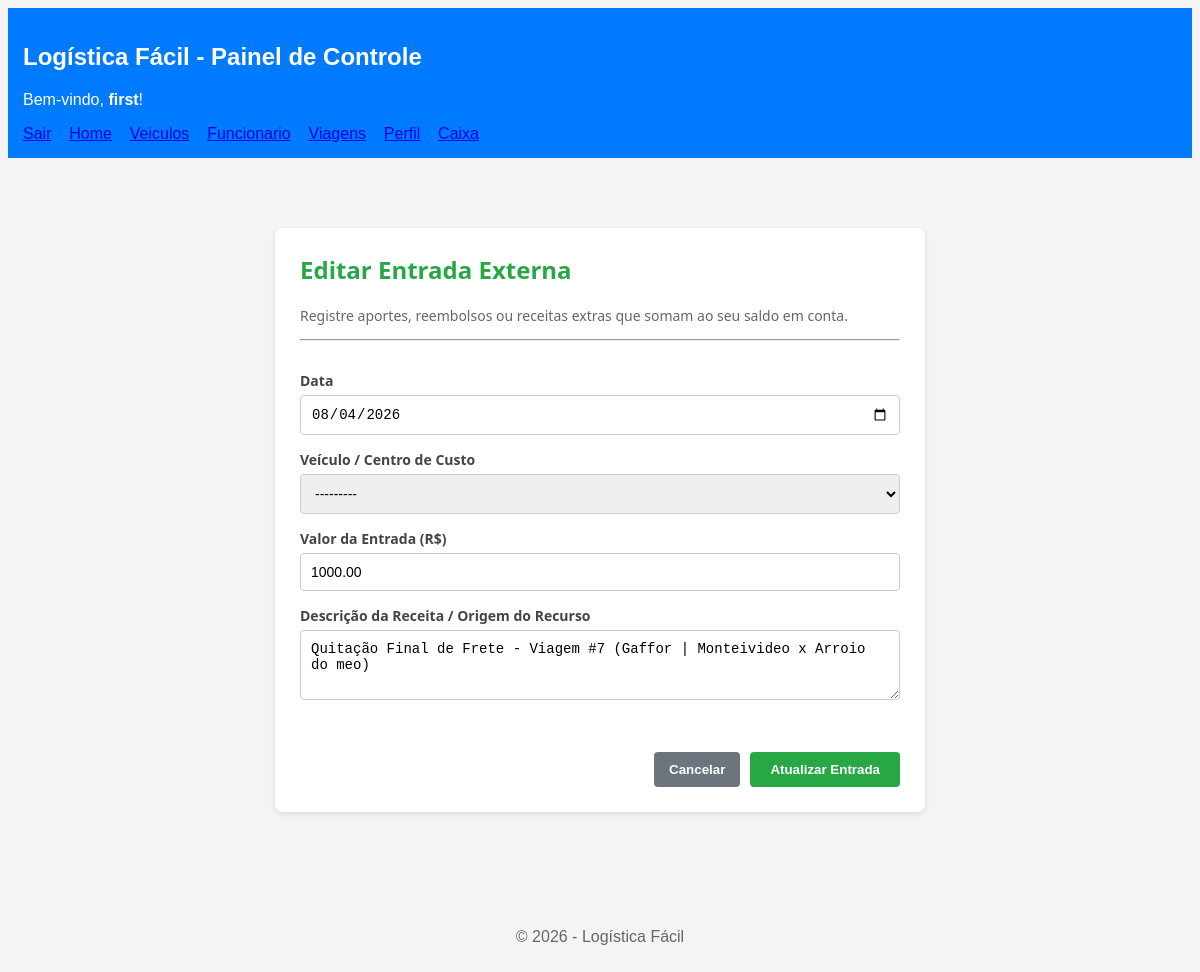
/caixa/editar/4/ (signed in), run on the app's committed database.
### app/models.py (models this page shows, shortened)
class Caixa(models.Model):
    TIPO_CHOICES = [
        ('despesa', 'Despesa / Gasto (-)'),
        ('adiantamento', 'Recebimento - Adiantamento (+)'),
        ('quitacao', 'Recebimento - Quitação (+)'),
        ('receita_extra', 'Entrada Externa / Receita (+)'),
    ]
    usuario = models.ForeignKey(User, on_delete=models.CASCADE, verbose_name="Usuário", db_index=True)
    data = models.DateField(verbose_name="Data", db_index=True)
    valor_entrada = models.DecimalField(max_digits=10, decimal_places=2, default=0.00, verbose_name="Valor Entrada (+)")
    valor_saida = models.DecimalField(max_digits=10, decimal_places=2, default=0.00, verbose_name="Valor Saída (-)")
    tipo = models.CharField(max_length=20, choices=TIPO_CHOICES, verbose_name="Tipo de Lançamento")
    centro_de_custo = models.CharField(max_length=100, verbose_name="Centro de Custo / Veículo")
    viagem = models.ForeignKey('Viagem', on_delete=models.CASCADE, blank=True, null=True, verbose_name="Viagem Origem")
    descricao = models.TextField(verbose_name="Descrição")
    class Meta:
        db_table = 'caixa'
        verbose_name = "Fluxo de Caixa"
        verbose_name_plural = "Fluxos de Caixa"

### app/views.py (the view)
# urls.py: path('caixa/editar/<int:pk>/', views.edit_caixa, name='edit_caixa'),
@login_required
def edit_caixa(request, pk):
    caixa = get_object_or_404(Caixa, id=pk, usuario=request.user)
    if caixa.tipo == 'despesa':
        if request.method == 'POST':
            form = DespesaCaixaForm(request.POST, instance=caixa, user=request.user)
            if form.is_valid():
                form.save()
                messages.success(request, "Despesa atualizada com sucesso!")
                return redirect('lista_caixa')
        else:
            form = DespesaCaixaForm(instance=caixa, user=request.user)
        return render(request, 'enterprise/caixa/despesa_caixa.html', {'form': form, 'editando': True})
    else:
        if request.method == 'POST':
            form = EntradaCaixaForm(request.POST, instance=caixa, user=request.user)
            if form.is_valid():
                form.save()
                messages.success(request, "Entrada financeira atualizada com sucesso!")
                return redirect('lista_caixa')
        else:
            form = EntradaCaixaForm(instance=caixa, user=request.user)
        return render(request, 'enterprise/caixa/entrada_caixa.html', {'form': form, 'editando': True})

### app/views.py
class EntradaCaixaForm(forms.ModelForm):
    centro_de_custo = forms.ModelChoiceField(
        queryset=Veiculo.objects.none(),
        label="Veículo / Centro de Custo",
        widget=forms.Select(attrs={'class': 'form-control'})
    )
    class Meta:
        model = Caixa
        fields = ['data', 'centro_de_custo', 'valor_entrada', 'descricao']
        labels = {
            'valor_entrada': 'Valor da Entrada (R$)',
            'descricao': 'Descrição da Receita / Origem do Recurso',
        }
        widgets = {
            'data': forms.DateInput(attrs={'type': 'date'}, format='%Y-%m-%d'),
            'valor_entrada': forms.NumberInput(attrs={'step': '0.01', 'placeholder': '0.00'}),
            'descricao': forms.Textarea(attrs={'rows': 3, 'placeholder': 'Ex: Aporte financeiro, Reembolso, Venda de Peça...'}),
        }
    def __init__(self, *args, **kwargs):
        user = kwargs.pop('user', None)
        super().__init__(*args, **kwargs)
        if user:
            self.fields['centro_de_custo'].queryset = Veiculo.objects.filter(usuario=user)
        if self.instance and self.instance.data:
            self.initial['data'] = self.instance.data.strftime('%Y-%m-%d')

### app/models.py (called while the page is built)
    def __str__(self):
        return f"{self.nome_fantasia} ({self.placa})"

### app/templates/enterprise/caixa/entrada_caixa.html (shortened to what this page needs)
{% extends 'base.html' %}
{% block content %}
<div class="container-formulario">
    <h2 class="titulo-pagina" style="color: #28a745;">
        {% if editando %}Editar Entrada Externa{% else %}+ Adicionar Entrada Externa{% endif %}
    </h2>
    <p class="subtitulo-pagina">Registre aportes, reembolsos ou receitas extras que somam ao seu saldo em conta.</p>
    <hr><br>
    <form method="POST" class="formulario-padrao">
        {% for field in form %}
            <div class="grupo-campo">
                <label class="rotulo-campo">{{ field.label }}</label>
                {{ field }}
            </div>
        {% endfor %}
        <br>
        <div class="container-botoes-form">
            <a href="{% url 'lista_caixa' %}" style="text-decoration: none;">
                <button type="button" class="btn-cancelar">Cancelar</button>
            </a>
            <button type="submit" class="btn-salvar-entrada">
                {% if editando %}Atualizar Entrada{% else %}Salvar Entrada (+){% endif %}
            </button>
        </div>
    </form>
</div>
{% endblock %}

### app/templates/base.html (shortened to what this page needs)
{% load static %}
<!DOCTYPE html>
<html lang="pt-BR">
    <head>
    </head>
    <body style="background-color: #f4f4f4; font-family: Arial, sans-serif;">
        <header
            style="background-color: #007bff; color: white; padding: 15px; margin-bottom: 20px;">
            <h2>Logística Fácil - Painel de Controle</h2>
            {% if user.is_authenticated %}
            <p>Bem-vindo, <strong>{{ user.username }}</strong>!</p>
            <a href="{% url 'logout' %}">Sair</a>
            {% else %}
            <p>Você não está logado.</p>
            <a href="{% url 'login' %}">Fazer Login</a>
            {% endif %}
             &nbsp&nbsp  <a href="{% url 'home' %}">Home</a>
            &nbsp&nbsp  <a href="{% url 'lista_veiculos' %}">Veiculos</a>
            &nbsp&nbsp  <a href="{% url 'lista_funcionario' %}">Funcionario</a>
            &nbsp&nbsp  <a href="{% url 'lista_viagem' %}">Viagens</a>
            &nbsp&nbsp  <a href="{% url 'perfil_user' %}">Perfil</a>
            &nbsp&nbsp  <a href="{% url 'lista_caixa' %}">Caixa</a>
        </header>
        <main style="padding: 20px;">
            {% block content %}
            {% endblock %}
        </main>
        <footer
            style="margin-top: 40px; padding: 10px; text-align: center; color: #666;">
            <p>&copy; 2026 - Logística Fácil</p>
        </footer>
    </body>
</html>

### app/templates/enterprise/caixa/entrada_caixa.html (style rules this page uses)
.container-formulario { max-width: 600px; margin: 30px auto; background: white; padding: 25px; border-radius: 8px; box-shadow: 0 2px 5px rgba(0,0,0,0.1); font-family: 'Segoe UI', Tahoma, Geneva, Verdana, sans-serif; }
.titulo-pagina { margin-top: 0; }
.subtitulo-pagina { color: #666; font-size: 14px; }
.formulario-padrao { display: flex; flex-direction: column; gap: 15px; }
.grupo-campo { display: flex; flex-direction: column; gap: 5px; }
.rotulo-campo { font-weight: bold; color: #444; font-size: 14px; }
.formulario-padrao input, .formulario-padrao select, .formulario-padrao textarea { width: 100%; padding: 10px; border: 1px solid #ccc; border-radius: 4px; font-size: 14px; box-sizing: border-box; }
.container-botoes-form { display: flex; gap: 10px; justify-content: flex-end; }
.btn-cancelar { background-color: #6c757d; color: white; padding: 10px 15px; border: none; border-radius: 4px; cursor: pointer; font-weight: bold; }
.btn-salvar-entrada { background-color: #28a745; color: white; padding: 10px 20px; border: none; border-radius: 4px; cursor: pointer; font-weight: bold; }

### data on the page
Caixa: form "08/04/2026" "---------" "1000.00" "Quitação Final de Frete - Viagem #7 (Gaffor | Monteivideo x Arroio do meo)"

### other printed values
{{ user.username }} "first"
{{ field.label }} "Data" "Veículo / Centro de Custo" "Valor da Entrada (R$)" "Descrição da Receita / Origem do Recurso"
